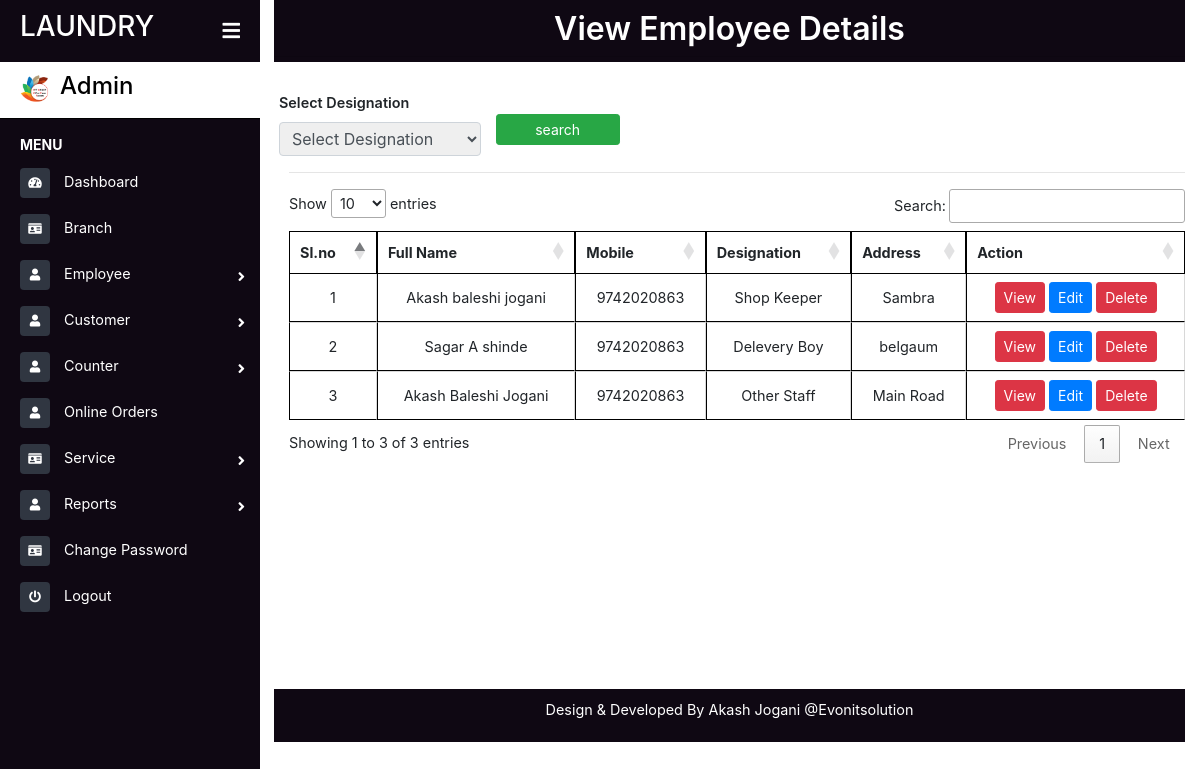
Before: /view_employee.php with the older database file.
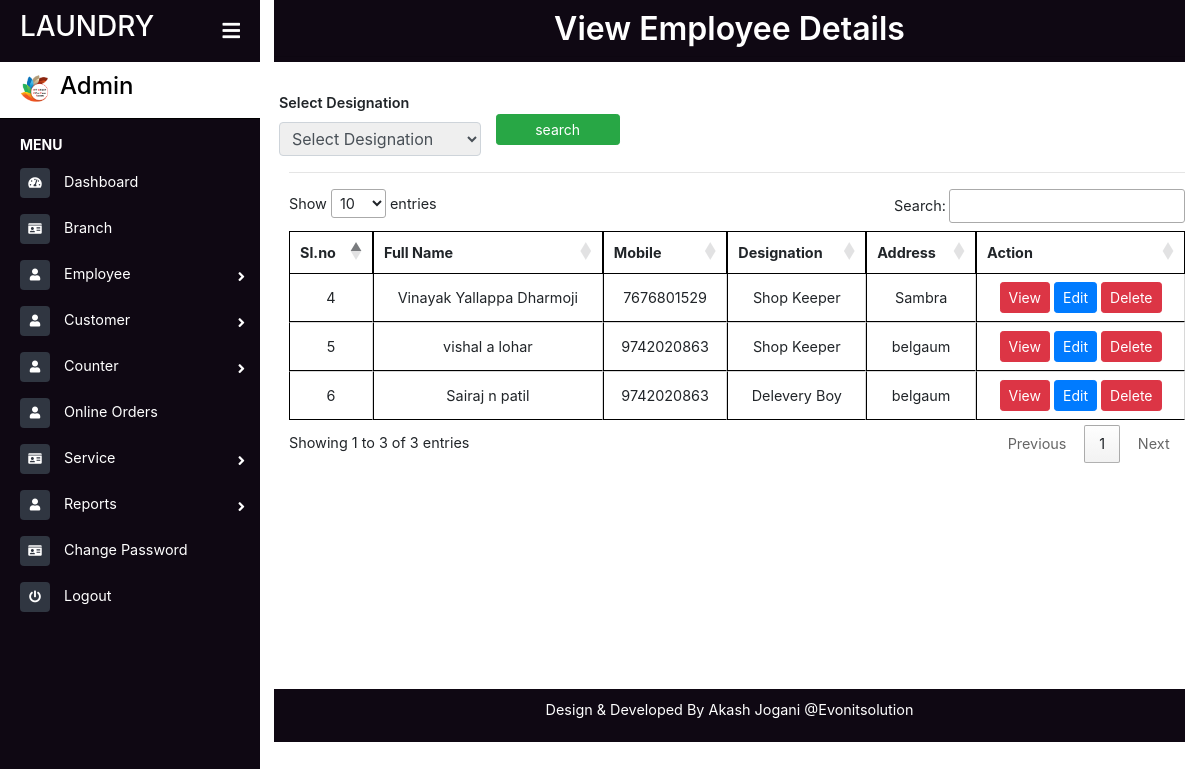
After: the same page with the newer database file.
### tables this page shows
CREATE TABLE `staff` (
  `id` bigint(10) NOT NULL,
  `fname` varchar(20) NOT NULL,
  `mname` varchar(20) NOT NULL,
  `lname` varchar(20) NOT NULL,
  `gen` varchar(10) NOT NULL,
  `adds` varchar(50) NOT NULL,
  `city` varchar(20) NOT NULL,
  `state` varchar(20) NOT NULL,
  `pin` varchar(10) NOT NULL,
  `mobile` varchar(12) NOT NULL,
  `email` varchar(30) NOT NULL,
  `branch` varchar(20) NOT NULL,
  `des` varchar(20) NOT NULL,
  `upl` varchar(60) NOT NULL,
  `upl1` varchar(60) NOT NULL,
  `upl2` varchar(60) NOT NULL,
  `full` varchar(100) NOT NULL,
  `date` date NOT NULL
);

### view_employee.php (the view, shortened to what this page needs)
<?php include("sidebar.php");
include("connect.php");
?>
<link href="assets/css/foms.css" rel="stylesheet">
<div class="page-content container-fluid">
    <div class="footer">
        <div class="d-flex justify-content-center">
             <h2 class="" style=" font-weight: 600">View Employee Details</h2>
        </div>
        <hr style="margin: 0px;">
    </div>
</div>
<main class="page-content">
    <div class="container">
    <form action="" method="post" enctype="multipart/form-data">
                <div class="row mt-2">
                    <div class="group-form col-md-3">
                        <label class="form_label" for="company_name">Select Designation</label>
                        <select class="form-controls form-control-sm" required name="ser" id="ser">
                                <option value="">Select Designation</option>
                        </select>
                    </div>
                    <div class="group-form col-md-2">
                        <button type="submit" name="search" class="btn btn-sm btn-success col-md-12">search</button>
                    </div>
                </div>
            </form>
        <hr />
        <div class="table-responsive" style="overflow-y:scroll; height: 500px; width:80% margin-left: 100px;">
            <table id="example" class="cell-border" style="width:100%">
            <thead>
                <tr>
                    <th>Sl.no</th>
                    <th>Full Name</th>
                    <th>Mobile</th>
                    <th>Designation</th>
                    <th>Address</th>
                    <th>Action</th>
                </tr>
            </thead>
            <tbody>
                <?php
                    if(!isset($_POST['search']))
                    {
                        $qry="select * from staff";
                        $exc=mysqli_query($conn,$qry);
                        while($row=mysqli_fetch_array($exc))
                        {
                        ?>
                            <tr class="text-center">
                                <td><?php echo $row['id'] ?></td>
                                <td><?php echo $row['full'] ?></td>
                                <td><?php echo $row['mobile'] ?></td>
                                <td><?php echo $row['des'] ?></td>
                                <td><?php echo $row['adds'] ?></td>
                            <td class="text-center">
                                    <a href="add_employee.php?edit1=<?php echo $row['id']?>"><button class="btn btn-sm btn-danger">View</button> </a>
                                    <a href="add_employee.php?edit=<?php echo $row['id']?>"><button class="btn btn-sm btn-primary">Edit</button> </a>
                                    <a onclick="del(<?php echo $row['id']; ?>)"><button class="btn btn-sm btn-danger deletebutton" type="button">Delete</button></a></td>
                            </tr>
                        <?php
                        }
                        }
                ?>
            </tbody>
            </table>
        </div>
    </div>
</main>
<?php include("footer.php"); ?>

Changed rows visible on the page:
removed staff: id "1", full "Akash baleshi jogani", mobile "9742020863", des "Shop Keeper", adds "Sambra"
removed staff: id "2", full "Sagar A shinde", mobile "9742020863", des "Delevery Boy", adds "belgaum"
removed staff: id "3", full "Akash Baleshi Jogani", mobile "9742020863", des "Other Staff", adds "Main Road"
added staff: id "4", full "Vinayak Yallappa Dharmoji", mobile "7676801529", des "Shop Keeper", adds "Sambra"
added staff: id "5", full "vishal a lohar", mobile "9742020863", des "Shop Keeper", adds "belgaum"
added staff: id "6", full "Sairaj n patil", mobile "9742020863", des "Delevery Boy", adds "belgaum"
